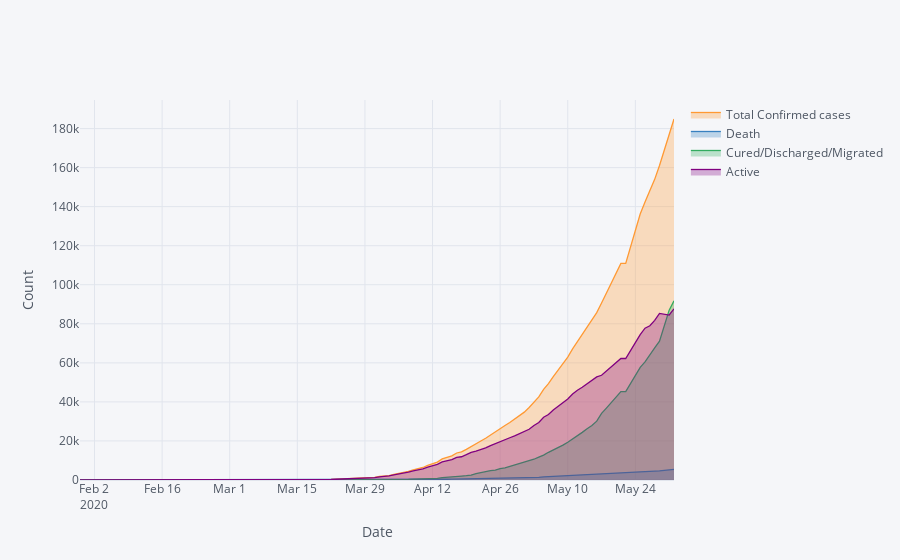

Write notebook code for a chart like this one.
### Code cell
ab=complete_data[['Date','Total Confirmed cases','Death','Cured/Discharged/Migrated','Active']].groupby(by=['Date']).sum()
ab.iplot(kind='line',xTitle='Date',yTitle='Count',fill=True)
